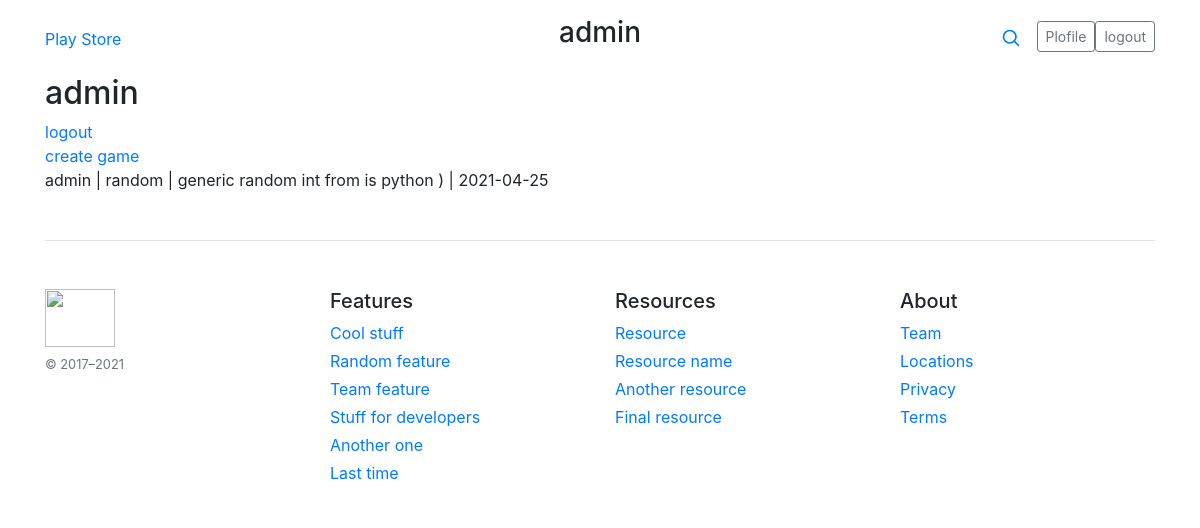
The page /profile/admin/ (signed in) on the database as committed earlier.
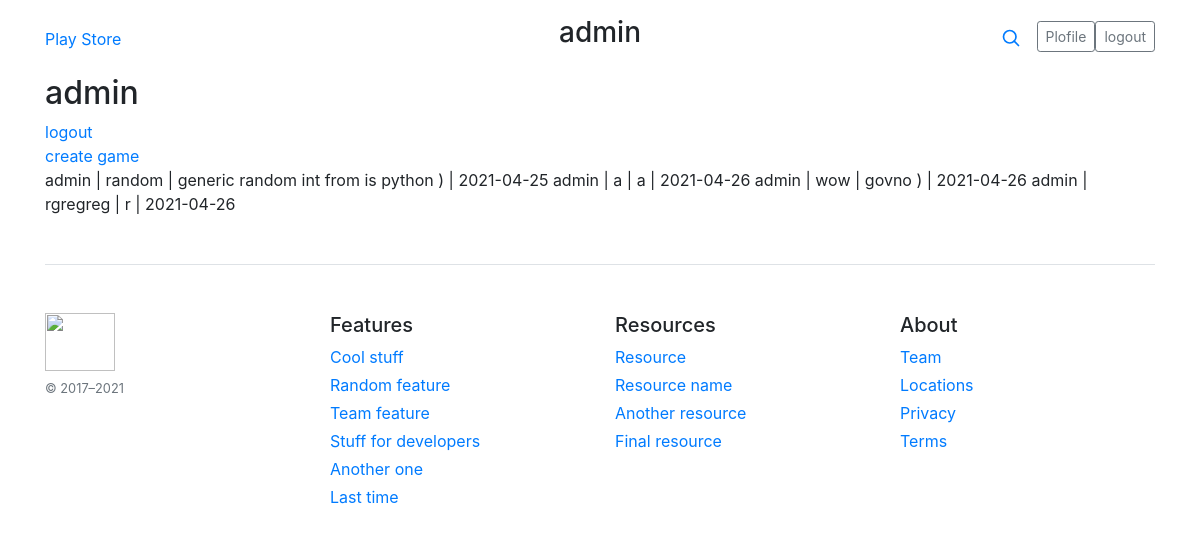
The same page on the database as committed later.
### playapp/models.py (models this page shows)
class Play(models.Model):
    user = models.ForeignKey(MyUser, on_delete=models.CASCADE, related_name='players')
    title = models.CharField(max_length=35, unique=True)
    description = models.CharField(max_length=120)
    image = models.ImageField()
    date_published = models.DateField(auto_now=True)
    download = models.FileField(upload_to='media')
    def __str__(self):
        return f'{self.user} | {self.title} | {self.description} | {self.date_published}'

class MyUser(AbstractUser):
    pass
    def __str__(self):
        return self.username

### playapp/views.py (the view)
# urls.py: path('profile/<str:username>/', ProfileUserView.as_view(), name='profile'),
class ProfileUserView(DetailView):
    model = MyUser
    template_name = 'profile.html'
    slug_url_kwarg = 'username'
    slug_field = 'username'

### templates/profile.html
{% extends 'base.html' %}
{% block content %}
{% if request.user.is_authenticated %}
	<h2>{{ user }}</h2>
	<a href="{% url 'logout_page' %}">logout</a><br>
	<a href="{% url 'create_game' %}">create game</a><br>
	{% if user.players.all %}
		{% for play in user.players.all %}
			{{play}}
		{% endfor %}
	{% else %}
		Play not exicts
	{% endif %}
{% endif %}
{% endblock %}

Rows that differ between the two databases and show on the page:
added Play: user+title+description "admin | a | a | 2021-04-26"
added Play: user+title+description "admin | wow | govno ) | 2021-04-26"
added Play: user+title+description "admin | rgregreg | r | 2021-04-26"
